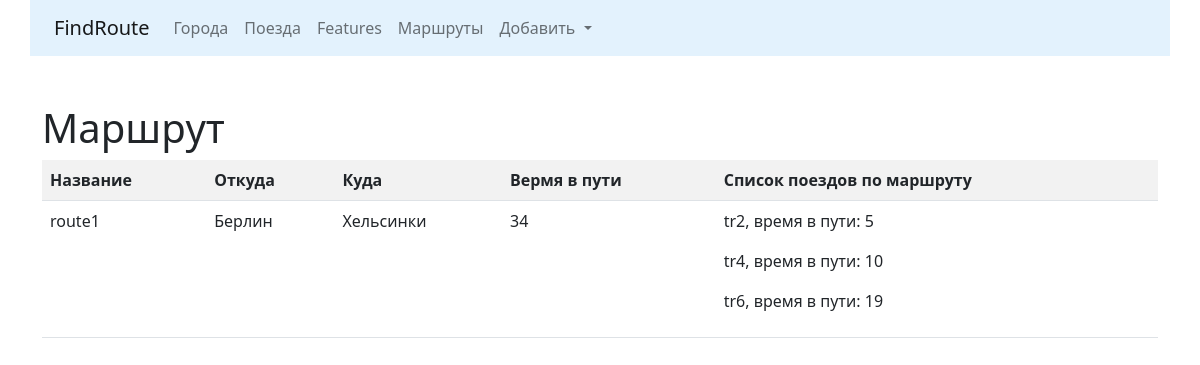
The page /detail/2/ on the database its author committed.
### routes/models.py (models this page shows, shortened)
class Route(models.Model):
    name = models.CharField(max_length=50, unique=True,
                            verbose_name='Название маршрута')
    travel_times = models.PositiveSmallIntegerField(
        verbose_name='Общее время в пути')
    from_city = models.ForeignKey(City, on_delete=models.CASCADE, related_name='route_from_city_set', verbose_name='Из какого города')
    to_city = models.ForeignKey('cities.City', on_delete=models.CASCADE, related_name='route_to_city_set', verbose_name='В какой город')
    trains = models.ManyToManyField('trains.Train', verbose_name='Список поездов')
    class Meta:
        verbose_name = 'Маршрут'
        verbose_name_plural = 'Маршруты'
        ordering = ['travel_times']

### cities/models.py (models this page shows, shortened)
class City(models.Model):
    name = models.CharField(max_length=100, unique=True, verbose_name='Город')
    def __str__(self):
        return self.name
    class Meta:
        verbose_name = 'Город'
        verbose_name_plural = 'Города'
        ordering = ['name']

### trains/models.py (models this page shows, shortened)
class Train(models.Model):
    name = models.CharField(max_length=50, unique=True, verbose_name='Номер поезда')
    travel_time = models.PositiveSmallIntegerField(verbose_name='Время в пути')
    from_city = models.ForeignKey(City, on_delete=models.CASCADE, related_name='from_city_set', verbose_name='Из какого города')
    to_city = models.ForeignKey('cities.City', on_delete=models.CASCADE, related_name='to_city_set', verbose_name='В какой город')
    class Meta:
        verbose_name = 'Поезд'
        verbose_name_plural = 'Поезда'
        ordering = ['travel_time']

### routes/views.py (the view)
# urls.py: path('detail/<int:pk>/', RouteDetailView.as_view(), name='detail'),
class RouteDetailView(DetailView):
    model = Route
    template_name = 'routes/detail.html'

### routes/templates/routes/detail.html (shortened to what this page needs)
{% extends 'base.html' %}
{% block content %}
<h1>Маршрут</h1>
<div class="row">
    <div class="col-md">
        <table class="table table-striped">
            <tr>
                <th>Название</th>
                <th>Откуда</th>
                <th>Куда</th>
                <th>Вермя в пути</th>
                <th>Список поездов по маршруту</th>
            </tr>
            <tr>
                <td>
                    {{ object.name }}
                </td>
                <td>{{ object.from_city }}</td>
                <td>{{ object.to_city }}</td>
                <td>{{ object.travel_times }}</td>
                <td>{% for train in object.trains.all %}
                	<p>{{ train.name }}, время в пути: {{ train.travel_time }}</p>
                {% endfor %}
                </td>
            </tr>
        </table>
    </div>
</div>
{% endblock %}

### rows shown on the page
Route: name "route1", from_city "Берлин", to_city "Хельсинки", travel_times "34"
Train: name "tr2", travel_time "5"
Train: name "tr4", travel_time "10"
Train: name "tr6", travel_time "19"
